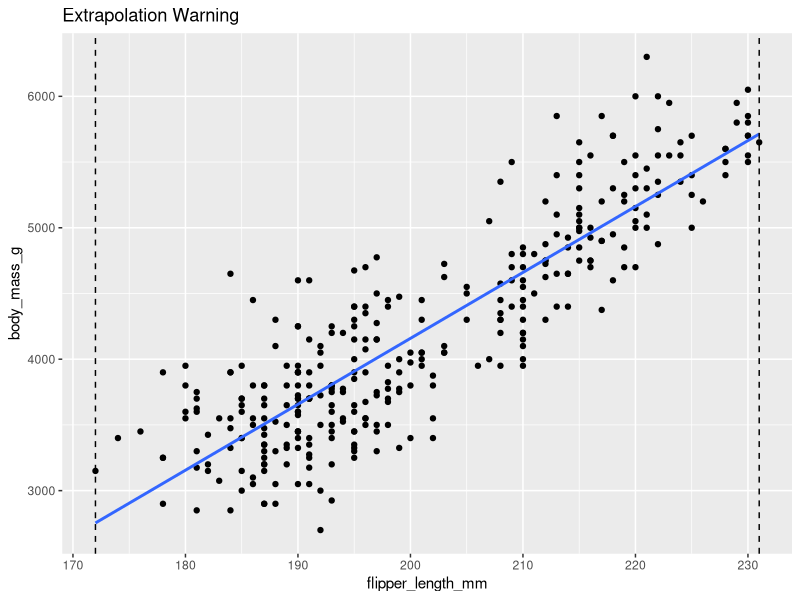

Here is the R script that generated this plot:
## ---- chunk 1
#| output: false
#| echo: false

library(tidyverse)
library(palmerpenguins)
df_raw <- penguins
str(df_raw)
head(df_raw)
summary(df_raw)
df <- df_raw %>%
  select(species, island, bill_length_mm, bill_depth_mm, flipper_length_mm,
         body_mass_g, sex) %>%
  mutate(
    species = as.factor(species),
    island = as.factor(island),
    sex = as.factor(sex),
    large_body = ifelse(body_mass_g > median(body_mass_g, na.rm = TRUE), 1, 0)
  ) %>%
  filter(
    !is.na(bill_length_mm),
    !is.na(bill_depth_mm),
    !is.na(flipper_length_mm),
    !is.na(body_mass_g),
    !is.na(sex)
  )
lm_model <- lm(body_mass_g ~ bill_length_mm + bill_depth_mm + flipper_length_mm, data = df)
## ---- chunk 2
range(df$flipper_length_mm)
## ---- chunk 3
predict(lm_model, newdata = data.frame(
  bill_length_mm = 45,
  bill_depth_mm = 17,
  flipper_length_mm = 200
))
## ---- chunk 4
predict(lm_model, newdata = data.frame(
  bill_length_mm = 65,
  bill_depth_mm = 25,
  flipper_length_mm = 260
))
## ---- chunk 5
ggplot(df, aes(x = flipper_length_mm, y = body_mass_g)) +
  geom_point() +
  geom_smooth(method = "lm", se = FALSE) +
  geom_vline(xintercept = range(df$flipper_length_mm), linetype = "dashed") +
  labs(title = "Extrapolation Warning")
